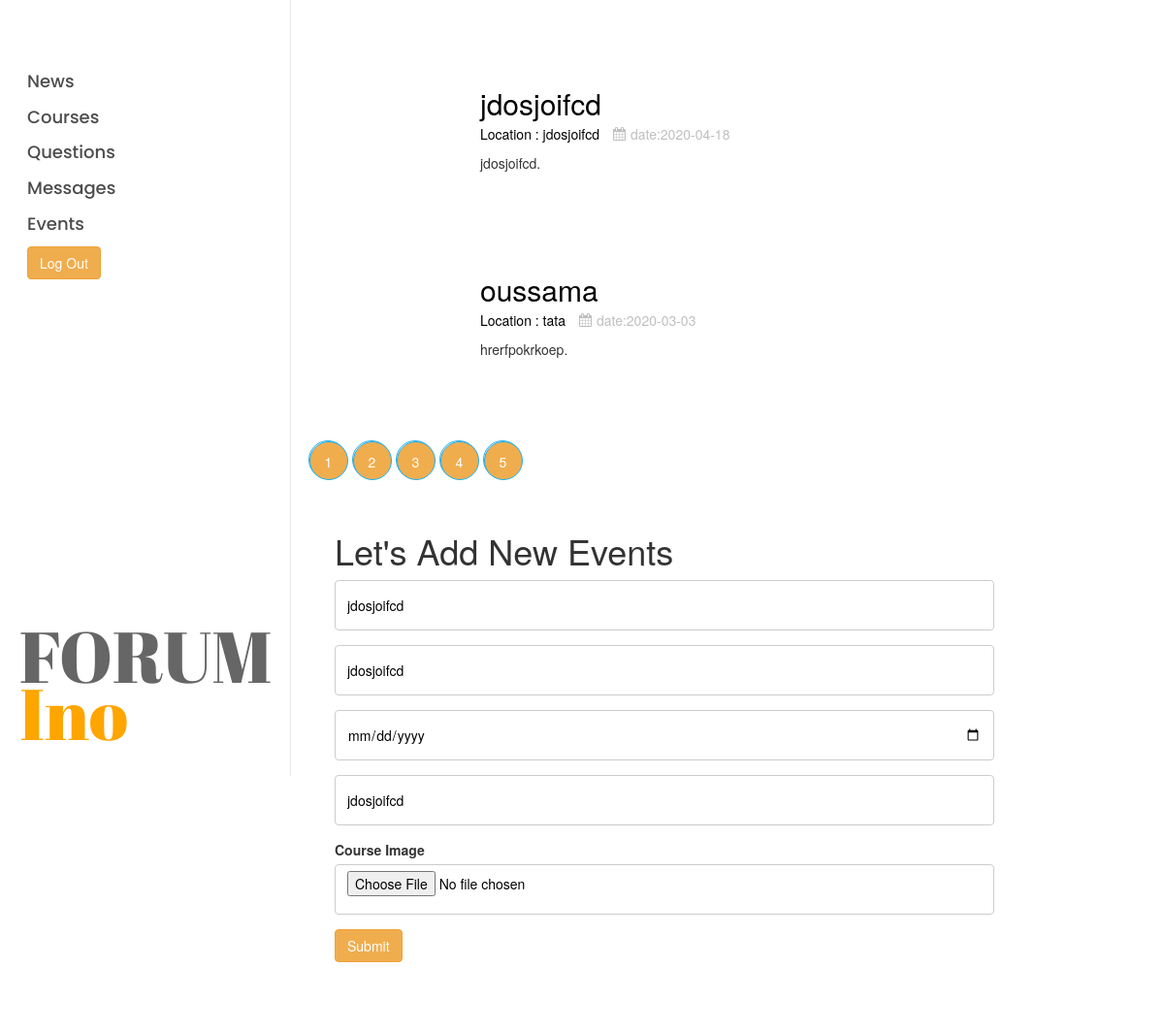
Screenshot of /andrea/events.php with the database file from the repository.
### tables this page shows
CREATE TABLE `event` (
  `id` int(11) NOT NULL,
  `nameEvent` varchar(191) NOT NULL,
  `locationEvent` varchar(191) NOT NULL,
  `descriptionEvent` text NOT NULL,
  `dateEvent` date NOT NULL,
  `imageEvent` varchar(191) NOT NULL
);

### andrea/events.php (the view, shortened to what this page needs)
<?php
$user = 'root';
$pass = '';
$dsn = 'mysql:host=localhost;dbname=forum';
try {
    $dbh = new PDO($dsn, $user, $pass, array(PDO::ATTR_PERSISTENT => true));
} catch (PDOException $e) {
    print "Erreur ! : " . $e->getMessage() . "<br/>";
    die();
}
if ($dbh) {
    $Query = "SELECT * FROM event ";
    $sth = $dbh->query($Query);
    $news = $sth->fetchAll(PDO::FETCH_ASSOC);
    $results_par_page = 2;
    $number_of_results = count($news);
    $number_of_pages = ceil($number_of_results / $results_par_page);
    if (!isset($_GET['page'])) {
        $page = 1;
    } else {
        $page = $_GET['page'];
    }
    $this_page_first_result = ($page - 1) * $results_par_page;
    $sql = "SELECT * FROM event  ORDER By id desc LIMIT " . $this_page_first_result . ',' . $results_par_page . "";
    $st = $dbh->query($sql);
    if ($st) {
        $events = $st->fetchAll(PDO::FETCH_ASSOC);
    } else {
    }
}
?>
<!DOCTYPE html>
<html lang="en">
<head>
    <link rel="stylesheet" href="css/open-iconic-bootstrap.min.css">
    <link rel="stylesheet" href="css/animate.css">
    <link rel="stylesheet" href="css/owl.carousel.min.css">
    <link rel="stylesheet" href="css/owl.theme.default.min.css">
    <link rel="stylesheet" href="css/magnific-popup.css">
    <link rel="stylesheet" href="css/aos.css">
    <link rel="stylesheet" href="css/ionicons.min.css">
    <link rel="stylesheet" href="css/bootstrap-datepicker.css">
    <link rel="stylesheet" href="css/jquery.timepicker.css">
    <link rel="stylesheet" href="css/flaticon.css">
    <link rel="stylesheet" href="css/icomoon.css">
    <link rel="stylesheet" href="css/style.css">
    <link rel="stylesheet" href="https://maxcdn.bootstrapcdn.com/bootstrap/3.3.6/css/bootstrap.min.css" />
</head>
<body>
    <div id="colorlib-page">
        <?php
        require_once('right_nav.php');
        ?>
        <div id="colorlib-main">
            <section class="ftco-section">
                <div class="container">
                    <div class="row px-md-4">
                        <?php foreach ($events as $event) { ?>
                            <div class="col-md-12">
                                <div class="blog-entry ftco-animate d-md-flex">
                                    <a href="" class="img img-2" style="background-image: url('<?php echo $event['imageEvent']; ?>');"></a>
                                    <div class="text text-2 pl-md-4">
                                        <h3 class="mb-2"><a href=""><?php echo $event['nameEvent']; ?></a></h3>
                                        <div class="meta-wrap">
                                            <p class="meta">
                                                <span><a href="">Location : <?php echo $event['locationEvent']; ?></a></span>
                                                <span><i class="icon-calendar mr-2"></i>date:<?php echo $event['dateEvent']; ?></span>
                                            </p>
                                        </div>
                                        <p class="mb-4"><?php echo $event['descriptionEvent']; ?>.</p>
                                    </div>
                                </div>
                            </div>
                        <?php }  ?>
                    </div>
                    <div class="row">
                        <div class="col">
                            <div class="block-27">
                                <ul>
                                    <?php
                                    for ($page = 1; $page <= $number_of_pages; $page++) {
                                        echo '<li class=" ml-1 mr-1 "><span> ' . ' <a href="events.php?page=' . $page . '" class="btn-warning" >' . $page . '</a>' . ' </span></li>';
                                    }
                                    ?>
                                </ul>
                            </div>
                        </div>
                    </div>
                    <div class="col-xl-8 py-5 px-md-5">
                        <h1> Let's Add New Events</h1>
                        <form method="POST" id="comment_form" action="add_event.php" enctype="multipart/form-data">
                            <div class="form-group">
                                <input type="text" class="form-control" name="title" id="title" placeholder="Event Title" value="jdosjoifcd">
                            </div>
                            <div class="form-group">
                                <input type="text" class="form-control" name="description" id="description" placeholder="News description" value="jdosjoifcd">
                            </div>
                            <div class="form-group">
                                <input type="date" class="form-control" name="date" id="date" placeholder="Event date">
                            </div>
                            <div class="form-group">
                                <input type="text" class="form-control" name="location" id="location" placeholder="Event location" value="jdosjoifcd">
                            </div>
                            <div class="form-group">
                                <label for="pdf">Course Image</label>
                                <input type="file" class="form-control" name="fileToUpload" id="fileToUpload">
                            </div>
                            <div class="form-group">
                                <input type="submit" name="submit" id="submit" class="btn btn-warning" value="Submit" />
                            </div>
                        </form>
                    </div>
                </div>
            </section>
        </div>
    </div>
</body>
</html>

### andrea/css/icomoon.css (style rules this page uses)
[class^="icon-"], [class*=" icon-"] { font-family: 'icomoon' !important; speak: none; font-style: normal; font-weight: normal; font-variant: normal; text-transform: none; line-height: 1; -webkit-font-smoothing: antialiased; -moz-osx-font-smoothing: grayscale; }
.icon-calendar:before { content: "\f073"; }

### rows the page displays
event: imageEvent (picture), nameEvent "jdosjoifcd", locationEvent "jdosjoifcd", dateEvent "2020-04-18", descriptionEvent "jdosjoifcd"
event: nameEvent "oussama", locationEvent "tata", dateEvent "2020-03-03", descriptionEvent "hrerfpokrkoep"
